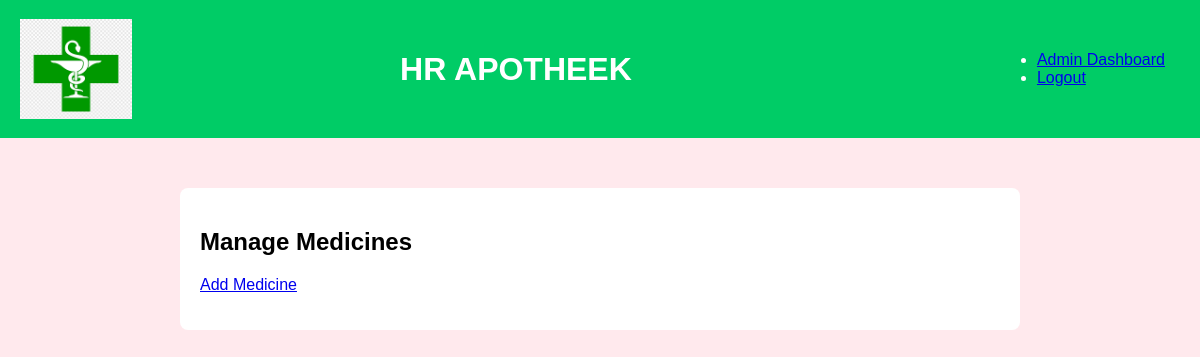
Page /custom_admin/medicines/ (signed in) on the earlier database version.
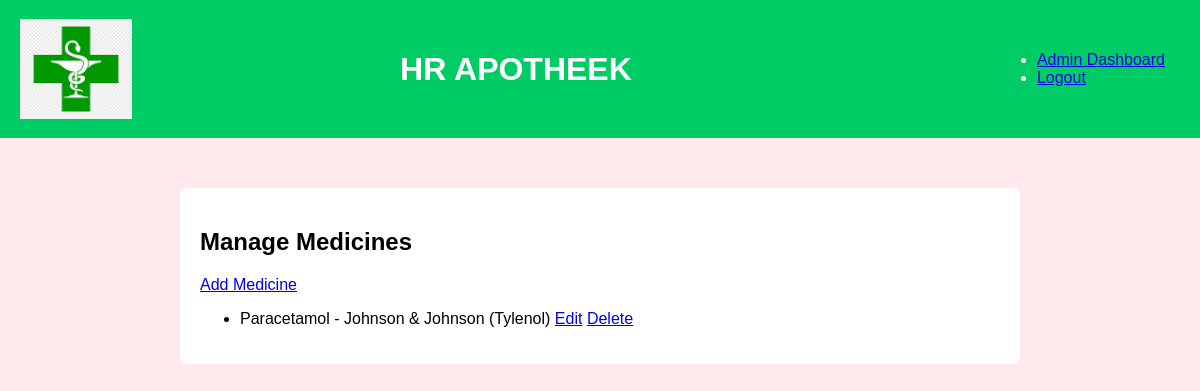
Same page on the later database version.
### base/models.py (models this page shows, shortened)
class Medicine(models.Model):
    name = models.CharField(max_length=100)
    manufacturer = models.CharField(max_length=100)
    cures = models.TextField()
    side_effects = models.TextField()

### base/views.py (the view)
# urls.py: path('custom_admin/medicines/', views.admin_manage_medicines, name='admin_manage_medicines'),
@login_required
@user_passes_test(lambda u: u.is_staff)
def admin_manage_medicines(request):
    medicines = Medicine.objects.all()
    return render(request, 'admin/medicine_list.html', {'medicines': medicines})

### base/templates/admin/medicine_list.html (shortened to what this page needs)
<!DOCTYPE html>
<html lang="en">
<head>
    {% load static %}
    <link rel="stylesheet" href="{% static 'base/css/style.css' %}">
</head>
<body>
    {% include 'base/base.html' %}
    <main>
        <h2>Manage Medicines</h2>
        <a href="{% url 'admin_add_medicine' %}">Add Medicine</a>
        <ul>
            {% for medicine in medicines %}
                <li>
                    {{ medicine.name }} - {{ medicine.manufacturer }}
                    <a href="{% url 'admin_edit_medicine' medicine.id %}">Edit</a>
                    <a href="{% url 'admin_delete_medicine' medicine.id %}">Delete</a>
                </li>
            {% endfor %}
        </ul>
    </main>
</body>
</html>

### base/templates/base/base.html
<header>
    {% load static %}
    <img src="{% static 'base/img/Apotheek-Logo.png' %}" alt="Logo">
    <div class="header-content">
        <h1>HR APOTHEEK</h1>
    </div>
    <nav>
        <ul>
            {% if user.is_authenticated %}
                {% if user.is_staff %}
                    <li><a href="{% url 'admin_dashboard' %}">Admin Dashboard</a></li>
                {% else %}
                    <li><a href="{% url 'user_dashboard' %}">User Dashboard</a></li>
                {% endif %}
                <li><a href="{% url 'logout' %}">Logout</a></li>
            {% else %}
                <li><a href="{% url 'login' %}">Login</a></li>
                <li><a href="{% url 'register' %}">Register</a></li>
            {% endif %}
        </ul>
    </nav>
</header>

### base/static/base/css/style.css (style rules this page uses)
body { background-color: rgb(255, 233, 237); font-family: Arial, sans-serif; margin: 0; padding: 0; }
header { background-color: #00CC66; color: #fff; padding: 35px; display: flex; align-items: center; justify-content: center; position: relative; }
.header-content { text-align: center; flex-grow: 1; }
header img { height: 100px; width: auto; position: absolute; left: 20px; }
header h1 { margin: 0; }
main { background-color: rgb(255, 255, 255); border-radius: 8px; margin: 50px auto; color: rgb(0, 0, 0); max-width: 800px; padding: 20px; }

Differences in the rows shown:
added Medicine: name "Paracetamol", manufacturer "Johnson & Johnson (Tylenol)"
